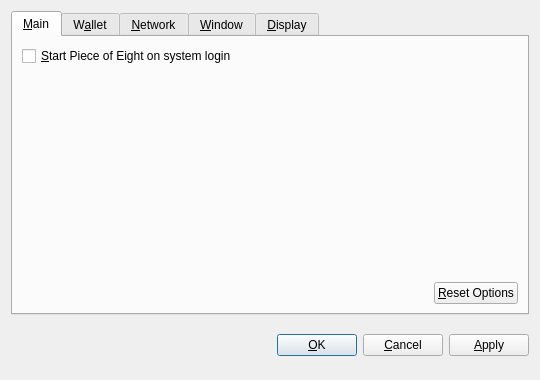
<?xml version="1.0" encoding="UTF-8"?>
<ui version="4.0">
 <class>OptionsDialog</class>
 <widget class="QDialog" name="OptionsDialog">
  <property name="geometry">
   <rect>
    <x>0</x>
    <y>0</y>
    <width>540</width>
    <height>380</height>
   </rect>
  </property>
  <property name="windowTitle">
   <string>Options</string>
  </property>
  <property name="modal">
   <bool>true</bool>
  </property>
  <layout class="QVBoxLayout" name="verticalLayout">
   <item>
    <widget class="QTabWidget" name="tabWidget">
     <property name="tabPosition">
      <enum>QTabWidget::North</enum>
     </property>
     <property name="currentIndex">
      <number>0</number>
     </property>
     <widget class="QWidget" name="tabMain">
      <attribute name="title">
       <string>&amp;Main</string>
      </attribute>
      <layout class="QVBoxLayout" name="verticalLayout_Main">
       <item>
        <widget class="QCheckBox" name="bitcoinAtStartup">
         <property name="toolTip">
          <string>Automatically start Piece of Eight after logging in to the system.</string>
         </property>
         <property name="text">
          <string>&amp;Start Piece of Eight on system login</string>
         </property>
        </widget>
       </item>
       <item>
        <spacer name="verticalSpacer_Main">
         <property name="orientation">
          <enum>Qt::Vertical</enum>
         </property>
         <property name="sizeHint" stdset="0">
          <size>
           <width>20</width>
           <height>40</height>
          </size>
         </property>
        </spacer>
       </item>
       <item>
        <layout class="QHBoxLayout" name="horizontalLayout_2_Main">
         <item>
          <spacer name="horizontalSpacer_2_Main">
           <property name="orientation">
            <enum>Qt::Horizontal</enum>
           </property>
           <property name="sizeHint" stdset="0">
            <size>
             <width>40</width>
             <height>20</height>
            </size>
           </property>
          </spacer>
         </item>
         <item>
          <widget class="QPushButton" name="resetButton">
           <property name="toolTip">
            <string>Reset all client options to default.</string>
           </property>
           <property name="text">
            <string>&amp;Reset Options</string>
           </property>
           <property name="autoDefault">
            <bool>false</bool>
           </property>
          </widget>
         </item>
        </layout>
       </item>
      </layout>
     </widget>
     <widget class="QWidget" name="tabWallet">
      <attribute name="title">
       <string>W&amp;allet</string>
      </attribute>
      <layout class="QVBoxLayout" name="verticalLayout_Network">
       <item>
        <widget class="QLabel" name="transactionFeeInfoLabel">
         <property name="text">
          <string>Optional transaction fee per kB that helps make sure your transactions are processed quickly. Most transactions are 1 kB.</string>
         </property>
         <property name="textFormat">
          <enum>Qt::PlainText</enum>
         </property>
         <property name="wordWrap">
          <bool>true</bool>
         </property>
        </widget>
       </item>
       <item>
        <layout class="QHBoxLayout" name="horizontalLayout_1_Main">
         <item>
          <widget class="QLabel" name="transactionFeeLabel">
           <property name="text">
            <string>Pay transaction &amp;fee</string>
           </property>
           <property name="textFormat">
            <enum>Qt::PlainText</enum>
           </property>
           <property name="buddy">
            <cstring>transactionFee</cstring>
           </property>
          </widget>
         </item>
         <item>
          <widget class="BitcoinAmountField" name="transactionFee"/>
         </item>
         <item>
          <spacer name="horizontalSpacer_1_Main">
           <property name="orientation">
            <enum>Qt::Horizontal</enum>
           </property>
           <property name="sizeHint" stdset="0">
            <size>
             <width>40</width>
             <height>20</height>
            </size>
           </property>
          </spacer>
         </item>
        </layout>
       </item>
       <item>
        <widget class="QLabel" name="label">
         <property name="text">
          <string>If you disable the spending of unconfirmed change, the change from a transaction cannot be used until that transaction has at least one confirmation. This also affects how your balance is computed.</string>
         </property>
         <property name="wordWrap">
          <bool>true</bool>
         </property>
        </widget>
       </item>
       <item>
        <widget class="QCheckBox" name="spendZeroConfChange">
         <property name="text">
          <string>Spend unconfirmed change  (experts only)</string>
         </property>
        </widget>
       </item>
       <item>
        <spacer name="verticalSpacer">
         <property name="orientation">
          <enum>Qt::Vertical</enum>
         </property>
         <property name="sizeHint" stdset="0">
          <size>
           <width>20</width>
           <height>40</height>
          </size>
         </property>
        </spacer>
       </item>
      </layout>
     </widget>
     <widget class="QWidget" name="tabNetwork">
      <attribute name="title">
       <string>&amp;Network</string>
      </attribute>
      <layout class="QVBoxLayout" name="verticalLayout_Network">
       <item>
        <widget class="QCheckBox" name="mapPortUpnp">
         <property name="toolTip">
          <string>Automatically open the Piece of Eight client port on the router. This only works when your router supports UPnP and it is enabled.</string>
         </property>
         <property name="text">
          <string>Map port using &amp;UPnP</string>
         </property>
        </widget>
       </item>
       <item>
        <widget class="QCheckBox" name="connectSocks">
         <property name="toolTip">
          <string>Connect to the Piece of Eight network through a SOCKS proxy (e.g. when connecting through Tor).</string>
         </property>
         <property name="text">
          <string>&amp;Connect through SOCKS proxy:</string>
         </property>
        </widget>
       </item>
       <item>
        <layout class="QHBoxLayout" name="horizontalLayout_Network">
         <item>
          <widget class="QLabel" name="proxyIpLabel">
           <property name="text">
            <string>Proxy &amp;IP:</string>
           </property>
           <property name="textFormat">
            <enum>Qt::PlainText</enum>
           </property>
           <property name="buddy">
            <cstring>proxyIp</cstring>
           </property>
          </widget>
         </item>
         <item>
          <widget class="QValidatedLineEdit" name="proxyIp">
           <property name="maximumSize">
            <size>
             <width>140</width>
             <height>16777215</height>
            </size>
           </property>
           <property name="toolTip">
            <string>IP address of the proxy (e.g. 127.0.0.1)</string>
           </property>
          </widget>
         </item>
         <item>
          <widget class="QLabel" name="proxyPortLabel">
           <property name="text">
            <string>&amp;Port:</string>
           </property>
           <property name="textFormat">
            <enum>Qt::PlainText</enum>
           </property>
           <property name="buddy">
            <cstring>proxyPort</cstring>
           </property>
          </widget>
         </item>
         <item>
          <widget class="QLineEdit" name="proxyPort">
           <property name="maximumSize">
            <size>
             <width>55</width>
             <height>16777215</height>
            </size>
           </property>
           <property name="toolTip">
            <string>Port of the proxy (e.g. 9050)</string>
           </property>
          </widget>
         </item>
         <item>
          <widget class="QLabel" name="socksVersionLabel">
           <property name="text">
            <string>SOCKS &amp;Version:</string>
           </property>
           <property name="textFormat">
            <enum>Qt::PlainText</enum>
           </property>
           <property name="buddy">
            <cstring>socksVersion</cstring>
           </property>
          </widget>
         </item>
         <item>
          <widget class="QValueComboBox" name="socksVersion">
           <property name="toolTip">
            <string>SOCKS version of the proxy (e.g. 5)</string>
           </property>
          </widget>
         </item>
         <item>
          <spacer name="horizontalSpacer_Network">
           <property name="orientation">
            <enum>Qt::Horizontal</enum>
           </property>
           <property name="sizeHint" stdset="0">
            <size>
             <width>40</width>
             <height>20</height>
            </size>
           </property>
          </spacer>
         </item>
        </layout>
       </item>
       <item>
        <spacer name="verticalSpacer_Network">
         <property name="orientation">
          <enum>Qt::Vertical</enum>
         </property>
         <property name="sizeHint" stdset="0">
          <size>
           <width>20</width>
           <height>40</height>
          </size>
         </property>
        </spacer>
       </item>
      </layout>
     </widget>
     <widget class="QWidget" name="tabWindow">
      <attribute name="title">
       <string>&amp;Window</string>
      </attribute>
      <layout class="QVBoxLayout" name="verticalLayout_Window">
       <item>
        <widget class="QCheckBox" name="minimizeToTray">
         <property name="toolTip">
          <string>Show only a tray icon after minimizing the window.</string>
         </property>
         <property name="text">
          <string>&amp;Minimize to the tray instead of the taskbar</string>
         </property>
        </widget>
       </item>
       <item>
        <widget class="QCheckBox" name="minimizeOnClose">
         <property name="toolTip">
          <string>Minimize instead of exit the application when the window is closed. When this option is enabled, the application will be closed only after selecting Quit in the menu.</string>
         </property>
         <property name="text">
          <string>M&amp;inimize on close</string>
         </property>
        </widget>
       </item>
       <item>
        <spacer name="verticalSpacer_Window">
         <property name="orientation">
          <enum>Qt::Vertical</enum>
         </property>
         <property name="sizeHint" stdset="0">
          <size>
           <width>20</width>
           <height>40</height>
          </size>
         </property>
        </spacer>
       </item>
      </layout>
     </widget>
     <widget class="QWidget" name="tabDisplay">
      <attribute name="title">
       <string>&amp;Display</string>
      </attribute>
      <layout class="QVBoxLayout" name="verticalLayout_Display">
       <item>
        <layout class="QHBoxLayout" name="horizontalLayout_1_Display">
         <item>
          <widget class="QLabel" name="langLabel">
           <property name="text">
            <string>User Interface &amp;language:</string>
           </property>
           <property name="textFormat">
            <enum>Qt::PlainText</enum>
           </property>
           <property name="buddy">
            <cstring>lang</cstring>
           </property>
          </widget>
         </item>
         <item>
          <widget class="QValueComboBox" name="lang">
           <property name="toolTip">
            <string>The user interface language can be set here. This setting will take effect after restarting Piece of Eight.</string>
           </property>
          </widget>
         </item>
        </layout>
       </item>
       <item>
        <layout class="QHBoxLayout" name="horizontalLayout_2_Display">
         <item>
          <widget class="QLabel" name="unitLabel">
           <property name="text">
            <string>&amp;Unit to show amounts in:</string>
           </property>
           <property name="textFormat">
            <enum>Qt::PlainText</enum>
           </property>
           <property name="buddy">
            <cstring>unit</cstring>
           </property>
          </widget>
         </item>
         <item>
          <widget class="QValueComboBox" name="unit">
           <property name="toolTip">
            <string>Choose the default subdivision unit to show in the interface and when sending coins.</string>
           </property>
          </widget>
         </item>
        </layout>
       </item>
       <item>
        <widget class="QCheckBox" name="displayAddresses">
         <property name="toolTip">
          <string>Whether to show Piece of Eight addresses in the transaction list or not.</string>
         </property>
         <property name="text">
          <string>&amp;Display addresses in transaction list</string>
         </property>
        </widget>
       </item>
       <item>
        <widget class="QCheckBox" name="coinControlFeatures">
         <property name="toolTip">
          <string>Whether to show coin control features or not.</string>
         </property>
         <property name="text">
          <string>Display coin &amp;control features (experts only!)</string>
         </property>
        </widget>
       </item>
       <item>
        <spacer name="verticalSpacer_Display">
         <property name="orientation">
          <enum>Qt::Vertical</enum>
         </property>
         <property name="sizeHint" stdset="0">
          <size>
           <width>20</width>
           <height>40</height>
          </size>
         </property>
        </spacer>
       </item>
      </layout>
     </widget>
    </widget>
   </item>
   <item>
    <layout class="QHBoxLayout" name="horizontalLayout_Buttons">
     <item>
      <spacer name="horizontalSpacer_1">
       <property name="orientation">
        <enum>Qt::Horizontal</enum>
       </property>
       <property name="sizeHint" stdset="0">
        <size>
         <width>40</width>
         <height>48</height>
        </size>
       </property>
      </spacer>
     </item>
     <item>
      <widget class="QLabel" name="statusLabel">
       <property name="font">
        <font>
         <weight>75</weight>
         <bold>true</bold>
        </font>
       </property>
       <property name="text">
        <string/>
       </property>
       <property name="textFormat">
        <enum>Qt::PlainText</enum>
       </property>
       <property name="wordWrap">
        <bool>true</bool>
       </property>
      </widget>
     </item>
     <item>
      <spacer name="horizontalSpacer_2">
       <property name="orientation">
        <enum>Qt::Horizontal</enum>
       </property>
       <property name="sizeHint" stdset="0">
        <size>
         <width>40</width>
         <height>48</height>
        </size>
       </property>
      </spacer>
     </item>
     <item>
      <widget class="QPushButton" name="okButton">
       <property name="text">
        <string>&amp;OK</string>
       </property>
      </widget>
     </item>
     <item>
      <widget class="QPushButton" name="cancelButton">
       <property name="text">
        <string>&amp;Cancel</string>
       </property>
       <property name="autoDefault">
        <bool>false</bool>
       </property>
      </widget>
     </item>
     <item>
      <widget class="QPushButton" name="applyButton">
       <property name="text">
        <string>&amp;Apply</string>
       </property>
       <property name="autoDefault">
        <bool>false</bool>
       </property>
      </widget>
     </item>
    </layout>
   </item>
  </layout>
 </widget>
 <customwidgets>
  <customwidget>
   <class>BitcoinAmountField</class>
   <extends>QSpinBox</extends>
   <header>bitcoinamountfield.h</header>
  </customwidget>
  <customwidget>
   <class>QValueComboBox</class>
   <extends>QComboBox</extends>
   <header>qvaluecombobox.h</header>
  </customwidget>
  <customwidget>
   <class>QValidatedLineEdit</class>
   <extends>QLineEdit</extends>
   <header>qvalidatedlineedit.h</header>
  </customwidget>
 </customwidgets>
 <resources/>
 <connections/>
</ui>
